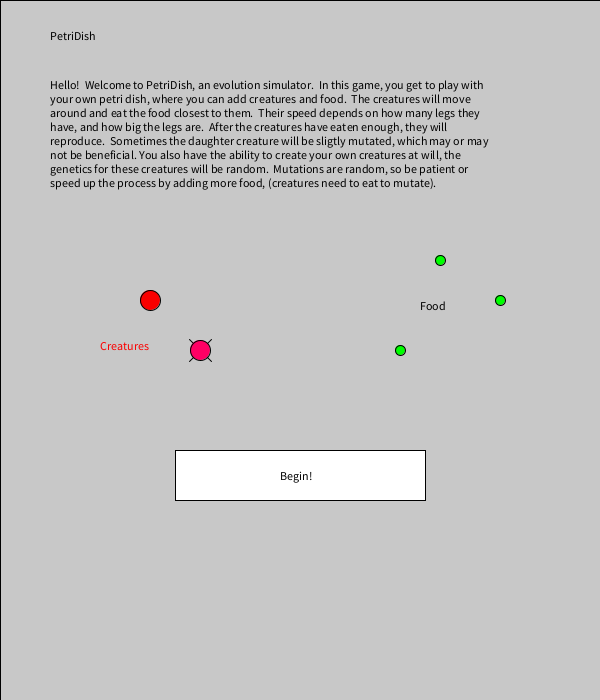
Frame 1 (no input)
Frame 60 (the mouse pressed at the canvas centre just before this capture): identical to frame 1, image omitted
Frame 120 (the mouse held since frame 60 and released just before this capture): identical to frame 1, image omitted

The Processing sketch that drew this single still picture (run headless with seeded random() and noise(); from frame 60 on, the mouse is pressed at the canvas centre):

// Processing sketch: processing_61635
// ── processing_61635.pde

private static int numfood = 20;
static int[][] foodloc = new int[600][600];
public static boolean placeFood;
public static boolean placeCreature;
public static boolean kill = false;
public static boolean removeFood = false;
public static ArrayList<Creature> creatures = new ArrayList<Creature>();
int frame = 0;
public static boolean settingmenu = false;
public static int settingxLoc = 50;
public static int settingyLoc = 600;
public static int settingpress = 0;
public static int slider1 = 300;
public static int slider2 = 300;
public static boolean slider1cho = false;
public static boolean slider2cho = false;
public int foodgenrate = 1;
public boolean hellomenu = true;


public static int getNumFood() {
  return numfood;
}

public void setup() {
  size(600, 700);
  frameRate(15);
  background(0, 255, 255);
  popFood();
  creatures.add(new Creature((int)random(600),(int)random(600),0,11,false));
}



public void popFood() {
  int a = numfood;
  while (a > 0) {
    int x = (int)(Math.random()*600);
    int y = (int)(Math.random()*600);
    foodloc[x][y] = 1;
    a--;
  }
}

public void hellomenu() {
  if (hellomenu == true) {
    fill(200);
    rect(0, 0, 600, 700);
    fill(0);
    String s = "Hello!  Welcome to PetriDish, an evolution simulator.  In this game, you get to play with your own petri dish, where you can add creatures and food.  The creatures will move around and eat the food closest to them.  Their speed depends on how many legs they have, and how big the legs are.  After the creatures have eaten enough, they will reproduce.  Sometimes the daughter creature will be sligtly mutated, which may or may not be beneficial. You also have the ability to create your own creatures at will, the genetics for these creatures will be random.  Mutations are random, so be patient or speed up the process by adding more food, (creatures need to eat to mutate).";
    text(s, 50, 80, 450, 300);
    
    text("PetriDish",50,40);
    if (mousePressed && (mouseX > 175 && mouseX < 425 && mouseY > 450 && mouseY < 500)) {
      hellomenu = false;
      

  
}

    fill(255);
    rect(175, 450, 250, 50);
    fill(0);

    text("Begin!", 280, 480);
  }
  if (hellomenu == true) {
    
  line(200, 350, 200+11, 350+11);
  line(200, 350, 200-11, 350-11);
  line(200, 350, 200-11, 350+11);
  line(200, 350, 200+11, 350-11);
  fill(255, 0, 100);
  ellipse(200, 350, 20, 20);
  fill(250, 0, 0);
  ellipse(150, 300, 20, 20);
  text("Creatures", 100, 350);
  fill(0,255,0);
  ellipse(500,300,10,10);
  ellipse(440,260,10,10);
  ellipse(400,350,10,10);
  fill(0);
  text("Food",420,310);
  }
}

public void draw() {


  if (settingmenu == true) {
    if (settingyLoc > 50) {
      settingyLoc -= 15;
    }
  } 
  else {
    if (settingyLoc < 600) {
      settingyLoc += 15;
    }
  }
  background(0, 255, 255);
  Menu ui = new Menu();

  if (settingmenu != true) {
    // background(0, 255, 255);

    if (removeFood) {
      for (int x = 0 ; x < width ; x++) {
        for (int y = 0 ; y < height-100 ; y++) {
          foodloc[x][y] = 0;
        }
      }
    }
    removeFood = false;

    if (kill) {
      for (int a = 0 ; a < creatures.size() ; a++) {
        creatures.remove(a);
      }
      kill = false;
    }

    if (placeCreature == true) {
      if (mousePressed && (mouseY < height - 100 && mouseX < width)) {
        creatures.add(new Creature(mouseX, mouseY));
      }
    }

    if (placeFood == true) {
      if (mousePressed) {
        if (mouseY < height - 100 && mouseX < width && mouseY > 0 && mouseX > 0 )
          foodloc[mouseX][mouseY] = 1;
      }
    }

    growFood();



    for (int x = 0 ; x < width ; x++) {
      for (int y = 0 ; y < height-100 ; y++) {
        if (foodloc[x][y] == 1) {
          fill(0, 255, 0);
          ellipse(x, y, 10, 10);
          for (Creature a : creatures) {
            //if (a.getxLoc() == x && a.getyLoc() == y) {
            if (a.distance(x-a.getxLoc(), y-a.getyLoc()) < 10) {
              foodloc[x][y] = 0;
              a.foodeaten++;
              a.lastate = 0;
            }
          }
        }
      }
    }



    for (int a = 0 ; a < creatures.size(); a++) {
      creatures.get(a).move();
      creatures.get(a).display();
      creatures.get(a).life();
    }
  }
  fill(0);
  text("settings", 508, 660);
  hellomenu();
}

public static ArrayList<Creature> getCreatures() {
  return creatures;
}

public void growFood() {
  int a = foodgenrate*20;
  if ( frame > 0) {
    if (frame % a == 0) {
      int x = (int)random(600);
      int y = (int)random(600);

      foodloc[x][y] = 1;
    }
  }
}


public class Creature {

  private int xLoc;
  private int yLoc;
  int wan = 0;
  private int c, d;
  private int life;
  private int lastate;
  private int R = 255;
  private int G = 0;
  private int B = 0;
  public int foodeaten = 0;
  int repro;
  private boolean mutate;
  private int legnumber;
  private int legsize;
  private float speed;

  public Creature(int x, int y) {

    xLoc = x; 
    yLoc = y;
    legnumber = (int)random(4);
    legsize = 11;
  }
  public Creature(int x, int y, int legnum, int legsiz, boolean mut) {

    xLoc = x; 
    yLoc = y;
    legnumber = legnum;
    legsize = legsiz;
    if (mut == true) {
      if (legnumber == 0) {
        legnumber=1;
      } else {
      
      B =+ 20;
      if (random(10) > 5) {
        if (random(10) > 5) {
          legsize += (int)random(4);
        } 
        else {
          legsize -= (int)random(4);
        }
      } 
      else {
        if (random(10) > 5) {
          legnumber+=1;
        } 
        else {
          legnumber-=1;
        }
      }
    }
    }
  }


  public int getxLoc() {
    return xLoc;
  }

  public int getyLoc() {
    return yLoc;
  }

  public void life() {
    frame++;
    if (frame % 20 == 0) {
      life++;
    }
    if (lastate == 1 ) {
      R = 85*legnumber;
      if (legnumber > 1) {
        B = 8*legsize;
      } 
      else {
        R = 255;
        B = 0;
      }
    }
    if (lastate  > 400 || life > 120) {
      G++;
      B++;
    }
    if (lastate > 650 || life > 120) {
      creatures.remove(this);
    }
    if ((foodeaten == 3) && repro == 0 || (foodeaten == 6 && repro == 1)) {
      if (foodeaten == 6) {
        mutate = true;
      }
      reproduce();
      repro++;
    }
  }



  void display() {



    if (legnumber >= 2) {
      line(xLoc, yLoc, xLoc+legsize, yLoc+legsize);
      line(xLoc, yLoc, xLoc-legsize, yLoc-legsize);
      line(xLoc, yLoc, xLoc-legsize, yLoc+legsize);
      line(xLoc, yLoc, xLoc+legsize, yLoc-legsize);
    }
    if (legnumber == 3) {

      B = 100;
      line(xLoc-legsize-4, yLoc, xLoc+legsize+4, yLoc);
    }
    if (legnumber <= 1) {
    }

    fill(R, G, B);
    ellipse(xLoc, yLoc, 20, 20);
  }



  public double distance(int x, int y) {
    return Math.sqrt((Math.pow(x, 2))+(Math.pow(y, 2)));
  }




  void move() {
    int a = -1;
    int b = -1;

    if ((legsize + legnumber) > 6 && (legsize + legnumber) < 20) {
      speed = 2;
    }
    if ((legsize + legnumber) > 13 && (legsize + legnumber) < 16) {
      speed = 3;
    }
    if (legnumber <= 1) {
      speed = 1;
    }

    for (Creature cr : getCreatures()) {
      if (cr != this) {
        if (distance(cr.getxLoc()-xLoc, cr.getyLoc()-yLoc) <= 20) {
          // detection = true;
          if (cr.getxLoc() > xLoc) {
            xLoc-=speed;
          } 
          else {
            xLoc+=speed;
          }
          if (cr.getyLoc() > yLoc) {
            yLoc-=speed;
          } 
          else {
            yLoc+=speed;
          }
        }
      }
    }




    int i = 0;
    for (int x = 0 ; x < width ; x++) {
      for (int y = 0 ; y < height-100 ; y++) {
        if (foodloc[x][y] == 1) {

          if (i == 0) {
            a = x;
            b = y;
            i++;
          } 
          else if (distance(x - xLoc, y - yLoc) < distance(a - xLoc, b - yLoc)) {
            a = x;
            b = y;
            i++;
          } 
          else {
            i++;
          }
        }
      }
    }


    if (a == -1 && b == -1) { // If the creature cant find any food

      if (wan == 0 || (xLoc == c && yLoc == d)) {
        c = (int)(Math.random()*600+1);
        d = (int)(Math.random()*600+1);
      }
      if (c > xLoc) {
        xLoc+=speed;
        if (c - xLoc < 3) {
          xLoc = c;
        }
        lastate++;
      } 
      else if (c < xLoc) {
        xLoc-=speed;
        if (xLoc - c < 3) {
          xLoc = c;
        }
        lastate++;
      }
      if (d > yLoc) {
        if (d - yLoc < 3) {
          yLoc = d;
        }
        yLoc+=speed;

        lastate++;
      } 
      else if (d < yLoc) {
        yLoc-=speed;
        if (yLoc - d < 3) {
          yLoc = d;
        }
        lastate++;
      }
      wan++;
    } 
    else {
      wan = 0;
      if (a > xLoc) {
        xLoc+=speed;
        if (a - xLoc < 3) {
          xLoc = a;
        }
      } 
      else if (a < xLoc) {
        xLoc-=speed;
        if (xLoc - a < 3) {
          xLoc = a;
        }
      }
      if (b > yLoc) {
        yLoc+=speed;
        if (b - yLoc < 3) {
          yLoc = b;
        }
      } 
      else if (b < yLoc) {
        yLoc-=speed;
        if (yLoc - b < 3) {
          yLoc = b;
        }
      }
      lastate++;
      if (a == xLoc && b == yLoc) {
        lastate = 0;
      }
    }
  } 





  public void reproduce() {
    int x = (int)random(3);
    int y = (int)random(3);
    if (mutate) {
      creatures.add(new Creature(xLoc+x, yLoc+y, legnumber, legsize, true));
    } 
    else {
      creatures.add(new Creature(xLoc+x, yLoc+y, legnumber, legsize, false));
    }
  }
}

public class Menu {



  public Menu() {

    settingBut();
    fill(255);
    rect(0, 600, 600, 100);
    addFoodBut();
    addCreature();
    kill();
    removefood();
    fill(0);
    text("settings", 523, 664);
    fill(200);
    rect(490, 640, 90, 30);
  }
  public void settingBut() {

    if (mousePressed && (mouseX > 480 && mouseX < 600 && mouseY > 640 && mouseY < 670)) {
      placeFood = false;
      placeCreature = false;
      settingpress++;
      if (settingpress > 0 && settingpress % 2 != 0) {
        settingmenu = true;
      } 
      else {
        settingmenu = false;
      }
      System.out.println(settingmenu);
    }



    fill(0, 255, 0);
    rect(480, 640, 90, 30);
    fill(0);

    stroke(255);

    fill(200);
    rect(settingxLoc, settingyLoc, 500, 500);
    fill(255);
    stroke(0);


    rect(settingxLoc+20, settingyLoc+20, 460, 30);
    fill(0);
    if (mousePressed && (mouseX > settingxLoc+50 && mouseX < settingxLoc+200 && mouseY > 150 && mouseY < 190)) {
     System.out.println("true");
    }
    text("SETTING MENU", 250, settingyLoc+40);
    fill(0,255,0);
    rect(settingxLoc+50, settingyLoc+100,150,40);//foodgenrate
    fill(255,0,0);
    rect(settingxLoc+50, settingyLoc+200,150,40);//mutation rate, once and a while / every other / always
    fill(255);
    rect(settingxLoc+50, settingyLoc+300,150,40);//flash?
    rect(settingxLoc+280, settingyLoc+100,150,40);//background color
    rect(settingxLoc+280, settingyLoc+200,150,40);//food color
    rect(settingxLoc+280, settingyLoc+300,150,40);//reset
  }





  public void addFoodBut() {

    if (mousePressed && (mouseX > 12 && mouseX < 102 && mouseY > 640 && mouseY < 670)) {
      placeFood = true;
      placeCreature = false;
    }
    if (placeFood) {
      stroke(204, 102, 0);
    }
    fill(0, 255, 0);
    rect(12, 640, 90, 30);
    fill(0);
    text("Add Food", 20, 660);
    stroke(0);
  }

  public void addCreature() {

    if (mousePressed && (mouseX > 132 && mouseX < 222 && mouseY > 640 && mouseY < 670)) {
      placeCreature = true;
      placeFood = false;
    }


    if (placeCreature) {
      stroke(204, 102, 0);
    }
    fill(255, 0, 0);
    rect(132, 640, 90, 30);
    fill(0);
    text("Add Creature", 137, 660);
    stroke(0);
  }

  public void kill() {

    if (mousePressed && (mouseX > 252 && mouseX < 342 && mouseY > 640 && mouseY < 670)) {
      placeCreature = false;
      placeFood = false;
      stroke(204, 102, 0);
      kill = true;
    }

    fill(0);
    rect(252, 640, 90, 30);
    fill(255);
    text("Kill Creatures", 256, 660);
    stroke(0);
  }

  public void removefood() {

    if (mousePressed && (mouseX > 382 && mouseX < 472 && mouseY > 640 && mouseY < 670)) {
      placeCreature = false;
      placeFood = false;
      stroke(204, 102, 0);
      removeFood = true;
    }

    fill(0);
    rect(372, 640, 90, 30);
    fill(255);
    text("Remove Food", 376, 660);
    stroke(0);
  }
}
